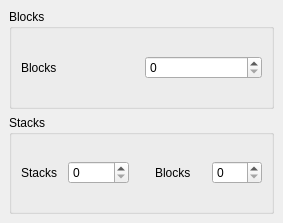
<?xml version="1.0" encoding="UTF-8"?>
<ui version="4.0">
 <class>blocks2stacks</class>
 <widget class="QMainWindow" name="blocks2stacks">
  <property name="geometry">
   <rect>
    <x>0</x>
    <y>0</y>
    <width>283</width>
    <height>223</height>
   </rect>
  </property>
  <property name="maximumSize">
   <size>
    <width>560</width>
    <height>360</height>
   </size>
  </property>
  <property name="windowTitle">
   <string>blocks2stacks</string>
  </property>
  <widget class="QWidget" name="centralwidget">
   <layout class="QVBoxLayout" name="verticalLayout_2">
    <item>
     <layout class="QVBoxLayout" name="verticalLayout">
      <item>
       <widget class="QGroupBox" name="blocksGroupBox">
        <property name="title">
         <string>Blocks</string>
        </property>
        <layout class="QHBoxLayout" name="horizontalLayout_2">
         <item>
          <widget class="QLabel" name="label_3">
           <property name="text">
            <string>Blocks</string>
           </property>
          </widget>
         </item>
         <item>
          <widget class="QSpinBox" name="blocksSpinBox_2">
           <property name="minimum">
            <number>0</number>
           </property>
           <property name="maximum">
            <number>99999</number>
           </property>
          </widget>
         </item>
        </layout>
       </widget>
      </item>
      <item>
       <widget class="QGroupBox" name="stacksGroupBox">
        <property name="title">
         <string>Stacks</string>
        </property>
        <layout class="QHBoxLayout" name="horizontalLayout_3">
         <item>
          <layout class="QHBoxLayout" name="horizontalLayout_4">
           <item>
            <widget class="QLabel" name="stacksLabel">
             <property name="text">
              <string>Stacks</string>
             </property>
            </widget>
           </item>
           <item>
            <widget class="QSpinBox" name="stacksSpinBox">
             <property name="maximum">
              <number>99999</number>
             </property>
            </widget>
           </item>
          </layout>
         </item>
         <item>
          <spacer name="horizontalSpacer">
           <property name="orientation">
            <enum>Qt::Orientation::Horizontal</enum>
           </property>
           <property name="sizeType">
            <enum>QSizePolicy::Policy::Fixed</enum>
           </property>
           <property name="sizeHint" stdset="0">
            <size>
             <width>20</width>
             <height>5</height>
            </size>
           </property>
          </spacer>
         </item>
         <item>
          <layout class="QHBoxLayout" name="horizontalLayout">
           <item>
            <widget class="QLabel" name="blocksLabel">
             <property name="text">
              <string>Blocks</string>
             </property>
            </widget>
           </item>
           <item>
            <widget class="QSpinBox" name="blocksSpinBox">
             <property name="minimum">
              <number>0</number>
             </property>
             <property name="maximum">
              <number>63</number>
             </property>
            </widget>
           </item>
          </layout>
         </item>
        </layout>
       </widget>
      </item>
     </layout>
    </item>
   </layout>
  </widget>
 </widget>
 <resources/>
 <connections/>
</ui>
